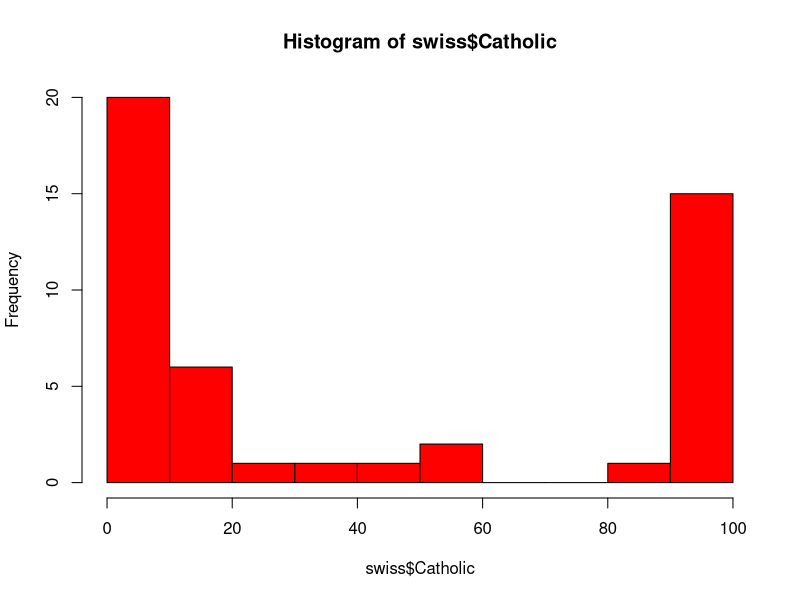

This figure's R source: (Note: this script raises an error after producing the figure.)
# multiple linear regression

# numeric predictors

fit <- lm(Fertility ~ Examination + Catholic, data = swiss)
summary(fit)


fit2 <- lm(Fertility ~ Examination*Catholic, data = swiss)
summary(fit2)


confint(fit2)


# categorical predictors

hist(swiss$Catholic, col = 'red')

swiss$religious <- ifelse(swiss$Catholic > 60, 'Lots', 'Few')
swiss$religious <- as.factor(swiss$religious)

fit3 <- lm(Fertility ~ Examination + religious, data = swiss)
summary(fit3)

fit4 <- lm(Fertility ~ religious*Examination, data = swiss)
summary(fit4)

# plots

ggplot(swiss, aes(x = Examination, y = Fertility)) + 
  geom_point() 

ggplot(swiss, aes(x = Examination, y = Fertility)) + 
  geom_point() + 
  geom_smooth()

ggplot(swiss, aes(x = Examination, y = Fertility)) + 
  geom_point() + 
  geom_smooth(method = 'lm')

ggplot(swiss, aes(x = Examination, y = Fertility, col = religious)) + 
  geom_point() 

ggplot(swiss, aes(x = Examination, y = Fertility, col = religious)) + 
  geom_point()  + 
  geom_smooth()

ggplot(swiss, aes(x = Examination, y = Fertility, col = religious)) + 
  geom_point()  + 
  geom_smooth(method = 'lm')

#

fit5 <- lm(Fertility ~ religious*Infant.Mortality*Examination, data = swiss)
summary(fit5)


# model comparison

rm(swiss)
swiss <- data.frame(swiss)

fit_full <- lm(Fertility ~ ., data = swiss)
summary(fit_full)

fit_reduced1 <- lm(Fertility ~ Infant.Mortality + Examination + Catholic + Education, data = swiss)
summary(fit_reduced1)

anova(fit_full, fit_reduced1)

fit_reduced2 <- lm(Fertility ~ Infant.Mortality + Education + Catholic + Agriculture, data = swiss)
summary(fit_reduced2)

anova(fit_full, fit_reduced2)

# model selection

optimal_fit <-  step(fit_full, direction = 'backward')
summary(optimal_fit)
